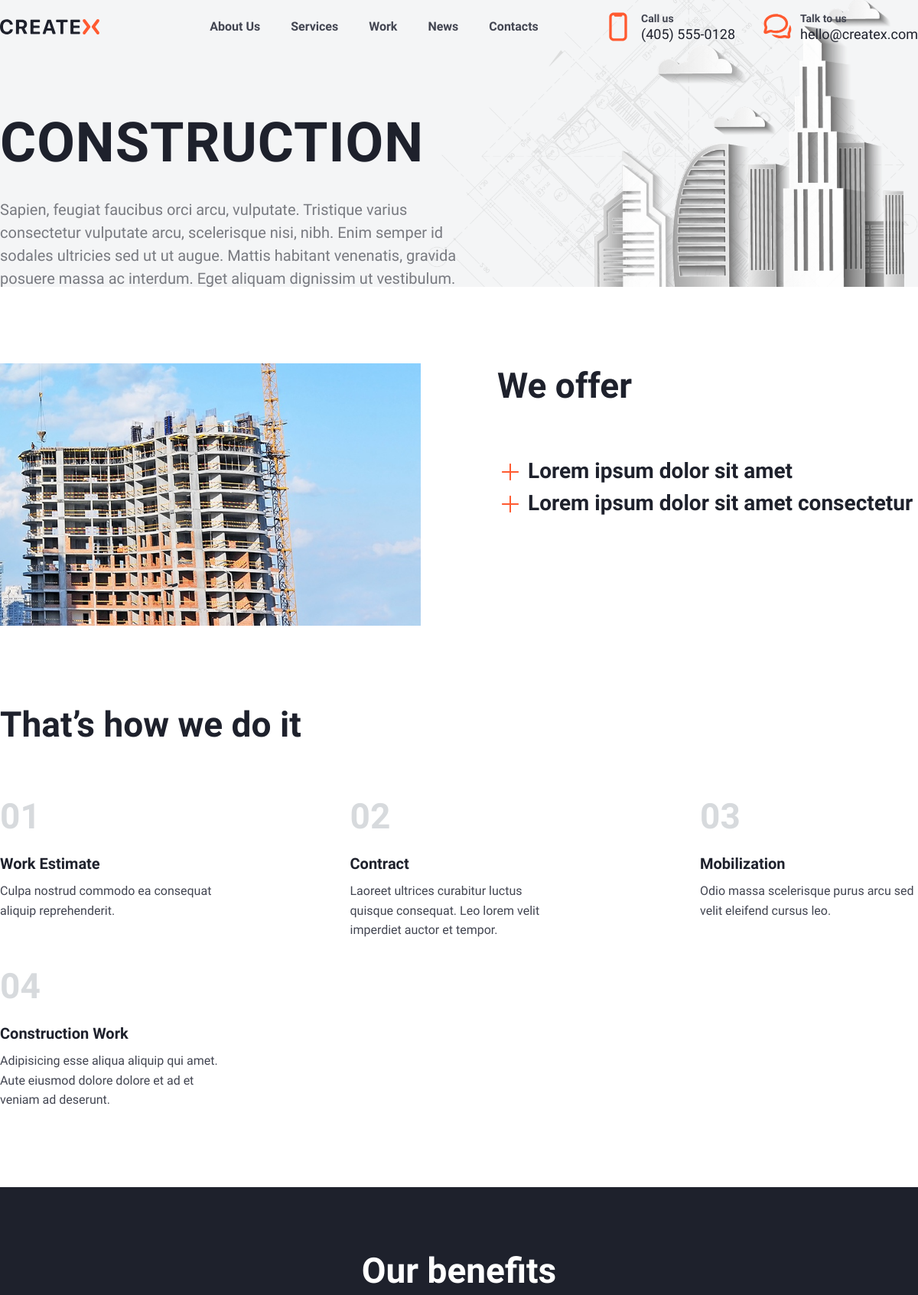
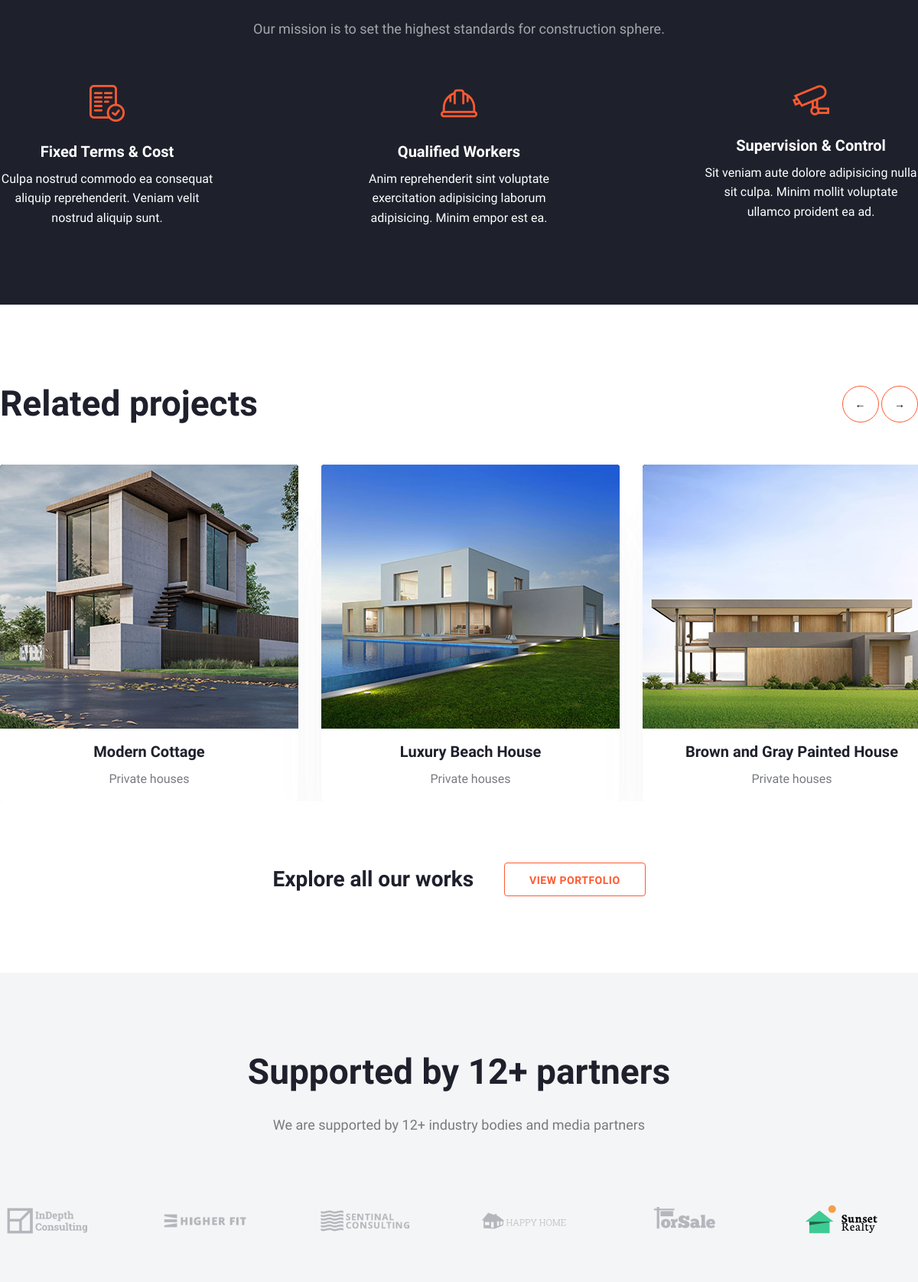
The app's page /services/construction (upper part) with its own data (2 pictures, top to bottom).
### createx/models.py (models this page shows, shortened)
class HeaderContent(models.Model):
    title = models.CharField(max_length=100, verbose_name='Заголовок')
    content = models.TextField(max_length=1000, verbose_name='Содержание')
    img = models.ImageField(upload_to="header/%Y/%m/%d/", verbose_name='Фотография')
    class Meta:
        verbose_name = "Заголовок страницы"
        verbose_name_plural = "Заголовоки страниц"

class OurPartners(models.Model):
    namePartners = models.CharField(max_length=30, verbose_name='Имя')
    slug = models.SlugField(max_length=35, verbose_name='url-partners')
    logo = models.ImageField(upload_to="ourPartners/%Y/%m/%d/", verbose_name='Логотип')
    class Meta:
        verbose_name = "Наш партнер"
        verbose_name_plural = "Наши партнеры"

### services/models.py (models this page shows, shortened)
class OurServices(models.Model):
    title = models.CharField(max_length=1250, verbose_name='Наименование услуги')
    content = models.TextField(verbose_name='Описание услуги')
    slug = models.SlugField(max_length=125,unique=True, db_index=True, verbose_name='URL-услуги')
    servicesImg = models.ImageField(upload_to='services/servicesImg/Logo/%Y/%m/%d/', verbose_name='Логотип')
    servicesOfferImg = models.ImageField(upload_to='services/servicesImg/servicesOfferImg/%Y/%m/%d/', verbose_name='Фотография-offer')
    icon = models.ImageField(upload_to='services/servicesIcon/icon/%Y/%m/%d/', verbose_name='Иконка №1')
    icon_hover = models.ImageField(upload_to='services/servicesIcon/icon_hover/%Y/%m/%d/', verbose_name='Иконка №2 hover')
    is_active = models.BooleanField(default=True)
    def __str__(self):
        return f'{self.title}'
    class Meta:
        verbose_name = "Наша услуга"
        verbose_name_plural = "Наши услуги"

class ourOfferServices(models.Model):
    titleOffer = models.CharField(max_length=100, verbose_name='Заголовок сервиса')
    contentOffer = models.TextField(max_length=1000, verbose_name='Описание сервиса')
    servicesID = models.ForeignKey(OurServices, related_name='offers',on_delete=models.CASCADE, verbose_name='Наименование услуги')
    class Meta:
        verbose_name = "Наша оферта"
        verbose_name_plural = "Наша оферта"

class OurBenefits(models.Model):
    title = models.CharField(max_length=100, verbose_name='Преимущество')
    content = models.TextField(verbose_name='Контент')
    icon = models.ImageField(upload_to='services/benefits/%Y/%m/%d/', verbose_name='Логотип')
    class Meta:
        verbose_name = "Наше преимущество"
        verbose_name_plural = "Наши преимущества"

### work/models.py (models this page shows, shortened)
class OurWork(models.Model):
    title = models.CharField(max_length=100, verbose_name='Заголовок проекта')
    slug = models.SlugField(max_length=125,unique=True, db_index=True, verbose_name='URL-проекта' )
    objectID = models.ForeignKey(ObjectsOfOurWork, on_delete=models.CASCADE, verbose_name='Объект проекта')
    img = models.ImageField(upload_to='work/%Y/%m/%d/', verbose_name='Главное фото проекта')
    workServicesID = models.ForeignKey(OurServices, related_name='works',on_delete=models.CASCADE, verbose_name='Вид услуги проекта')
    class Meta:
        verbose_name = "Выполненный проект"
        verbose_name_plural = "Выполненные проекты"

class ObjectsOfOurWork(models.Model):
    name = models.CharField(max_length=150, verbose_name='Объект работы')
    def __str__(self):
        return f'{self.name}'
    class Meta:
        verbose_name = "Объект проекта"
        verbose_name_plural = "Объекты проектов"

### services/views.py (the view)
# urls.py: path('<slug:slug>', ServicesPageDetail.as_view(), name='services'),  # Страница описание услуги
class ServicesPageDetail(FormsMixin,DetailView):
    model = OurServices
    template_name = 'services/servicesDetail.html'
    slug_url_kwarg = 'slug'
    context_object_name = 'service'
    def get_context_data(self, **kwargs):
        context = super().get_context_data(**kwargs)
        c_def = self.get_user_context()
        context['title'] = str(context['service'].title)
        context['header'] = HeaderContent.objects.get(title=str(context['service'].title).upper())
        context['partners'] = OurPartners.objects.all()
        context['sliderForm'] = OurWork.objects.filter(workServicesID__title =context['object'])
        context['slider_name'] ='Related projects'
        print(context['object'])
        context = dict(list(context.items()) + list(c_def.items()))
        return context

### createx/templatetags/createx_tag.py (called while the page is built)
@register.inclusion_tag('createx/tags/OurBenefits.html')
def getOurBenefits():
    benefits = OurBenefits.objects.all()
    return {"benefits": benefits}

@register.simple_tag()
def get_soc_links():
    return OurSocLinks.objects.all()

### createx/utils.py (called while the page is built)
    def get_user_context(self,**kwargs):
        context = kwargs
        context['social_links'] = OurSocLinks.objects.all()
        context['AskFromUserForm'] = AskFromUserForm
        context['UserSubscribeForm'] = UserSubscribeForm
        context['DiscussForUserForm'] = DiscussForUserForm
        return context

### createx/templates/services/servicesDetail.html (shortened to what this page needs)
{% extends "base.html" %}
{% load createx_tag %}
{% load static %}
{% block content %}
{% include 'include/headerContent.html' %}
<section class="offer_section_block">
	<div class="offer_block_img">
		<img src="{{service.servicesOfferImg.url}}" alt="{{service.title}}">
	</div>
	<div class="offer_block_content">
		<h2 class="h2_46">We offer</h2>
		<div class="offer_block">
			{% for offer in service.offers.all %}
				<div class="offer_content">
					<h3 class="h3_28 open_offer">{{offer.titleOffer}}</h3>
				</div>
			{% endfor %}
		</div>
	</div>
</section>
<section class="steps_section_block">
	<div class="steps_block">
		<h2 class="h2_46">That’s how we do it</h2>
		<div class="steps_list">
			<div class="steps_item">
				<div class="steps_item_number_block">
					<p class="steps_item_number">
						01
					</p>
				</div>
				<p class="h3_20">Work Estimate</p>
				<p class="p_16_pd_0">Culpa nostrud commodo ea consequat aliquip reprehenderit.</p>
			</div>
			<div class="steps_item">
				<div class="steps_item_number_block">
					<p class="steps_item_number">
						02
					</p>
				</div>
				<p class="h3_20">Contract</p>
				<p class="p_16_pd_0">Laoreet ultrices curabitur luctus quisque consequat. Leo lorem velit imperdiet auctor et tempor.</p>
			</div>
			<div class="steps_item">
				<div class="steps_item_number_block">
					<p class="steps_item_number">
						03
					</p>
				</div>
				<p class="h3_20">Mobilization</p>
				<p class="p_16_pd_0">Odio massa scelerisque purus arcu sed velit eleifend cursus leo.</p>
			</div>
			<div class="steps_item">
				<div class="steps_item_number_block">
					<p class="steps_item_number">
						04
					</p>
				</div>
				<p class="h3_20">Construction Work</p>
				<p class="p_16_pd_0">Adipisicing esse aliqua aliquip qui amet. Aute eiusmod dolore dolore et ad et veniam ad deserunt.</p>
			</div>
		</div>
	</div>
	{% getOurBenefits %}
</section>
<section class="slider_links">
	{% include 'include/slider_form.html' %}
	<div class="block_links_to_page">
		<h3 class="h3_28">Explore all our works</h3>
		<a href="{% url 'work' %}">
			<button class="link_btn">View portfolio</button>
		</a>
	</div>
</section>
<section class="pricing">
	{% include 'include/partners.html' %}
</section>
{% endblock content %}

### createx/templates/include/headerContent.html
{% load static %}
<section class="header_content_block">
		<div class="header_content">
			<div class="content_in_header">
				<h2 class="header_h2_title">{{header.title}}</h2>
				<p class="p_20">{{header.content}}</p>
			</div>
		</div>
		<div class="header_content_block_img">
			<img src="{{header.img.url}}" alt="Фон" class="header_content_block_img_bg">
		</div>
</section>

### createx/templates/createx/tags/OurBenefits.html
<div class="_main_block_benefits">
	<div class="block_benefits">
		<h2 class="h2_46_white_center">
			Our benefits
		</h2>
		<p class="p_18_white_center">Our mission is to set the highest standards for construction sphere.</p>
		<div class="block_benefits_list">
			{% for benefit in benefits %}
			<div class="block_benefits_items">
				<img src="{{benefit.icon.url}}" alt="{{benefit.title}}">
				<p class="p_20_white pd_24_8">{{benefit.title}}</p>
				<p class="p_16_white">{{benefit.content}}</p>
			</div>
			{% endfor %}
		</div>
	</div>
</div>

### createx/templates/include/slider_form.html (shortened to what this page needs)
{% load static %}
<section class="main_slider_form_block">
	<div class="main_slider_form_header">
		<h2 class="h2_46 slider_h2_header">{{slider_name}}</h2>
		<div class="sliderBntRev">
			<button class="leftSliderRev">&#8592</button>
			<button class="rightSliderRev">&#8594</button>
		</div>
	</div>
	<div class="slider_form_content_relative">
		<div class="slider_form_content_absolute">
			{% for slider in sliderForm %}
				<div class="data_item">
					<div class="data_item_img_bg">
						<img src="{{slider.img.url}}" alt="{{work.title}}" class="data_item_img">
					</div>
					<h3 class="panel_h3_center_20">{{slider.title}}</h3>
					<p class="panel_p_center_16">{{slider.objectID}}</p>
					<div class="data_item_links">
					</div>
				</div>
			{% endfor %}
		</div>
	</div>
</section>

### createx/templates/include/partners.html
{% load static %}
<div class="main_block_partners">
	<h2 class="h2_center_46">Supported by 12+ partners</h2>
	<p class="p_center_18_center">We are supported by 12+ industry bodies and media partners</p>
	<div class="partners_block">
		{% for partner in partners%}
		<div class="partners_panel">
			<img src="{{partner.logo.url}}" alt="{{partner.namePartners}}">
		</div>
		{% endfor %}
	</div>
</div>

### createx/static/css/min_style.css (style rules this page uses)
* { padding: 0; margin: 0; border: 0; box-sizing: border-box; }
*,*:before,*:after { -moz-box-sizing: border-box; -webkit-box-sizing: border-box; box-sizing: border-box; }
html,body { height: 100%; width: 100%; font-size: 100%; line-height: 1; font-size: 14px; -ms-text-size-adjust: 100%; -moz-text-size-adjust: 100%; -webkit-text-size-adjust: 100%; font-family: Montserrat; font-weight: 500; color: rgba(37, 43, 66, 1); }
input,button,textarea { font-family:inherit; }
button { cursor: pointer; }
a, a:visited { text-decoration: none; }
img { vertical-align: top; }
p { margin: 0; padding: 0; }
h1,h2,h3,h4,h5,h6 { font-size:inherit;font-weight: 400;margin: 0;padding: 0; }

### createx/static/css/statick_style.css (style rules this page uses)
.h2_center_46 { color: var(--gray-900, #1E212C); text-align: center; font-size: 46px; font-weight: 700; line-height: 130%; }
.h2_46 { color: var(--gray-900, #1E212C); font-size: 46px; font-weight: 700; line-height: 130%; }
.p_center_18_center { color: var(--gray-700, #787A80); text-align: center; font-size: 18px; font-weight: 400; line-height: 150%; padding: 25px 0px 60px; }
.p_16_pd_0 { color: var(--gray-800, #424551); font-size: 16px; font-style: normal; font-weight: 400; line-height: 160%; }
.panel_h3_center_20 { color: var(--gray-900, #1E212C); text-align: center; font-size: 20px; font-weight: 700; line-height: 150%; padding-bottom: 8px; }
.panel_p_center_16 { color: var(--gray-700, #787A80); text-align: center; font-size: 16px; font-weight: 400; line-height: 160%; }
.header_h2_title { color: var(--gray-900, #1E212C); font-family: Ubuntu; font-size: 72px; font-weight: 700; line-height: 130%; letter-spacing: 1px; padding: 40px 0px 25px; }
.p_20 { color: var(--gray-700, #787A80); font-family: Ubuntu; font-size: 20px; font-weight: 400; line-height: 150%; }
.h3_28 { color: var(--gray-900, #1E212C); font-size: 28px; font-weight: 700; line-height: 150%; }
.h3_20 { color: var(--gray-900, #1E212C); font-size: 20px; font-weight: 700; line-height: 150%; padding-top: 16px; padding-bottom: 8px; }
.h2_46_white_center { color: var(--white, #FFF); text-align: center; font-size: 46px; font-weight: 700; line-height: 130%; padding-bottom: 25px; }
.p_18_white_center { color: var(--white, #FFF); text-align: center; font-size: 18px; font-weight: 400; line-height: 150%; opacity: 0.6; }
.p_20_white { color: var(--white, #FFF); text-align: center; font-size: 20px; font-weight: 700; line-height: 150%; }
.p_16_white { color: var(--white, #FFF); text-align: center; font-size: 16px; font-weight: 400; line-height: 160%; }
.pd_24_8 { padding: 24px 0px 8px; }
.link_btn { padding: 0px 32px; border-radius: 4px; border: 1px solid #FF5A30; background-color: #FFF; color: #FF5A30; text-align: center; font-family: Ubuntu; font-size: 14px; font-style: normal; font-weight: 700; line-height: 44px; letter-spacing: 0.5px; text-transform: uppercase; height: 44px; }
.block_links_to_page { max-width: 1230px; padding-top: 80px; margin: 0px auto; display: flex; justify-content: center; align-items: center; gap: 40px; flex-wrap: wrap; }

### records on screen
HeaderContent: title "CONSTRUCTION", content "Sapien, feugiat faucibus orci arcu, vulputate. Tristique varius consectetur vulputate arcu, scelerisque nisi, nibh. Enim semper id sodales ultricies sed ut ut augue. Mattis habitant venenatis, gravida posuere massa ac interdum. Eget aliquam dignissim ut vestibulum.", img (picture)
OurServices: servicesOfferImg (picture)
ourOfferServices: titleOffer "Lorem ipsum dolor sit amet"
ourOfferServices: titleOffer "Lorem ipsum dolor sit amet consectetur"
OurBenefits: icon (picture), title "Fixed Terms & Cost", content "Culpa nostrud commodo ea consequat aliquip reprehenderit. Veniam velit nostrud aliquip sunt."
OurBenefits: icon (picture), title "Qualified Workers", content "Anim reprehenderit sint voluptate exercitation adipisicing laborum adipisicing. Minim empor est ea."
OurBenefits: icon (picture), title "Supervision & Control", content "Sit veniam aute dolore adipisicing nulla sit culpa. Minim mollit voluptate ullamco proident ea ad."
OurWork: img (picture), title "Modern Cottage", objectID "Private houses"
OurWork: img (picture), title "Luxury Beach House", objectID "Private houses"
OurWork: img (picture), title "Brown and Gray Painted House", objectID "Private houses"
OurPartners: logo (picture)
OurPartners: logo (picture)
OurPartners: logo (picture)
OurPartners: logo (picture)
OurPartners: logo (picture)
OurPartners: logo (picture)

### other values on screen
{{ slider_name }} "Related projects"
